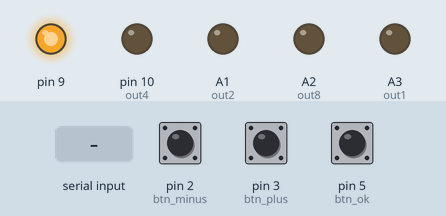
The program below on a simulated Arduino Nano, built with avr-gcc and run on an emulated ATmega328P. Parts: output pins drawn as LEDs (lit = HIGH). The inputs (shaded band) are chosen by the test bench; at power-on: pin 5 (btn_ok) HIGH, pin 2 (btn_minus) LOW, pin 3 (btn_plus) LOW. The local clock reads 2024-03-15 10:24:30 at power-on unless the program sets it; EEPROM starts erased; pins used as bus, display or sensor lines are not drawn.

Above: at 1.2 s.
1.3 s: "90,45,200\n" received over Serial
4.3 s: pin 5 (btn_ok) pulled LOW for 0.15 s
At 4.94 s:
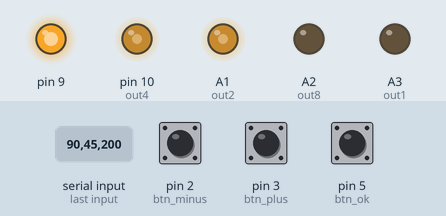
7.3 s: "30,150,10\n" received over Serial
At 9.0 s:
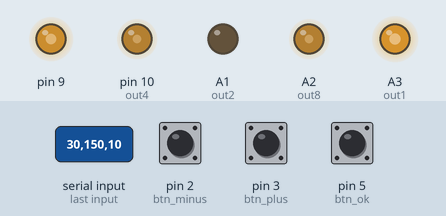
10.3 s: pin 5 (btn_ok) pulled LOW for 1 s
14.3 s: pin 5 (btn_ok) pulled LOW for 0.15 s
At 15.77 s:
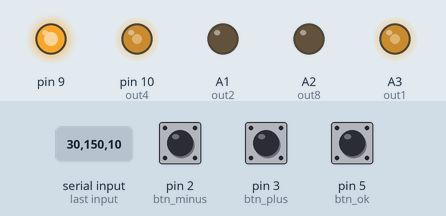
17.3 s: "90,45\n" received over Serial
At 19.01 s:
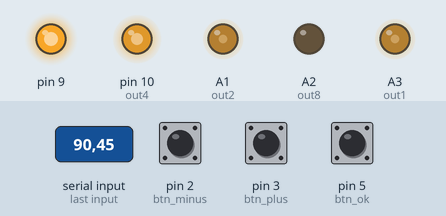
Timing chart, 0 to 21.3 s (numbered marks = the images above; inputs shaded):
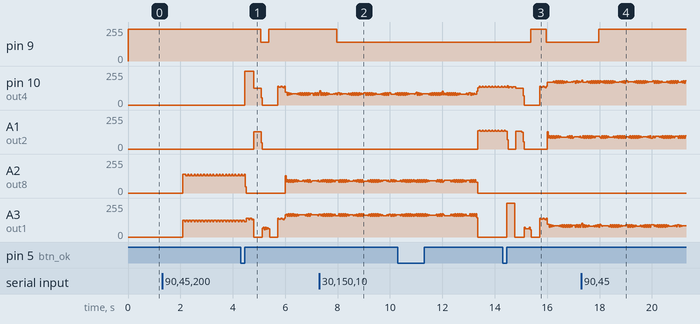

The program:

main.cpp
```cpp
#include <DS3231.h>
#include <Wire.h>
#include <EEPROM.h>
unsigned long tim = 0;
unsigned long blink_timer = 0;
unsigned long lp_millis = 0;
byte last_minute = 0;
byte digit[4];
bool blink_flag = 1;
bool on_off_flag = 0;
bool lp_rst = 0;
bool night_mode = 0;
bool show_date = 0;
bool force_update = true;
byte night_mode_val = 140;
byte day_mode_val = 240;
byte date_tick = 0;
byte show_date_evry_sec = 20;
byte show_date_for = 5;
byte hour_offset = 0;
///////////////////////
unsigned int lp_interval = 2000;
unsigned int click_time = 300;
///////////////////////
unsigned long click_interval = 0;
bool mode = 0;
bool is_click = true;
byte type_of_scroll = 1; // 0 - no scroll // 1 - scroll all // 2 - scroll update
byte hlat_time_global = 60;

byte btn_plus = 3;
byte btn_ok = 5;
byte btn_minus = 2;

byte out1 = A3;
byte out2 = A1;
byte out4 = 10;
byte out8 = A2;

byte key1 = 8;
byte key2 = 7;
byte key3 = 6;
byte key4 = 4;
byte Hog1 = 11;
DS3231 Clock;
bool h12 = false;
bool time_mode = false;
bool PM = false;
byte month, date, hour, minute;

void setPwmFrequency(int pin, int divisor)
{
	byte mmode;
	if (pin == 5 || pin == 6 || pin == 9 || pin == 10)
	{
		switch (divisor)
		{
		case 1:
			mmode = 0x01;
			break;
		case 8:
			mmode = 0x02;
			break;
		case 64:
			mmode = 0x03;
			break;
		case 256:
			mmode = 0x04;
			break;
		case 1024:
			mmode = 0x05;
			break;
		default:
			return;
		}
		if (pin == 5 || pin == 6)
		{
			TCCR0B = (TCCR0B & 0b11111000) | mmode;
		}
		else
		{
			TCCR1B = (TCCR1B & 0b11111000) | mmode;
		}
	}
	else if (pin == 3 || pin == 11)
	{
		switch (divisor)
		{
		case 1:
			mmode = 0x01;
			break;
		case 8:
			mmode = 0x02;
			break;
		case 32:
			mmode = 0x03;
			break;
		case 64:
			mmode = 0x04;
			break;
		case 128:
			mmode = 0x05;
			break;
		case 256:
			mmode = 0x06;
			break;
		case 1024:
			mmode = 0x07;
			break;
		default:
			return;
		}
		TCCR2B = (TCCR2B & 0b11111000) | mmode;
	}
}

void setNumber(byte);
bool long_press(byte, unsigned int);
void menu();
void show(int, int);

void ReadDS3231(bool with_offset = true)
{
	minute = Clock.getMinute();
	hour = Clock.getHour(h12, PM);
	if(with_offset){
		hour = hour + hour_offset;
		if (hour > 23)
		{
			hour = hour - 24;
		}
	}
}

void setup()
{
	// TCCR1B=TCCR1B&0b11111000|0x01;
	setPwmFrequency(9, 1);
	analogWrite(9, day_mode_val);

	// Start the I2C interface
	Wire.begin();
	pinMode(out1, OUTPUT);
	pinMode(out2, OUTPUT);
	pinMode(out4, OUTPUT);
	pinMode(out8, OUTPUT);

	pinMode(key1, OUTPUT);
	pinMode(key2, OUTPUT);
	pinMode(key3, OUTPUT);
	pinMode(key4, OUTPUT);
	pinMode(Hog1, OUTPUT);
	if(EEPROM.read(0) == 255){
		// the EEPROM is empty, set the default value
		EEPROM.write(time_mode, 0);
		EEPROM.write(night_mode, 0);
		EEPROM.write(type_of_scroll, 1);
		EEPROM.write(show_date, 0);
		EEPROM.write(hour_offset, 0);
	}
	time_mode = EEPROM.read(0);
	night_mode = EEPROM.read(1);
	type_of_scroll = EEPROM.read(2);
	show_date = EEPROM.read(3);
	hour_offset = EEPROM.read(4);

	ReadDS3231();
	Serial.begin(115200);
	Serial.setTimeout(1);
}

void blinker()
{
	// if we have data in the serial port, read it
	if (Serial.available() > 0)
	{
		// we are expecting a string containing time in the following format: hh:mm:ss
		// read the string
		String timeStr = Serial.readString();
		// if string doesn't end with a newline we skip it
		if (timeStr[timeStr.length() - 1] == '\n'){
			// parse the string to extract the hours, minutes and seconds
			byte buff_hour = timeStr.substring(0, 2).toInt();
			byte buff_minute = timeStr.substring(3, 5).toInt();
			byte buff_second = timeStr.substring(6, 8).toInt();
			// set the time
			Clock.setHour(buff_hour);
			Clock.setMinute(buff_minute);
			Clock.setSecond(buff_second);
		}
	}
	if (millis() - blink_timer >= 1000 || force_update)
	{
		blink_timer = millis();
		blink_flag = !blink_flag;
		if (!mode)
			ReadDS3231();
	}
	if ((night_mode && hour >= 22) || (hour <= 7 && !time_mode))
	{
		analogWrite(9, night_mode_val);
	}
	else
	{
		analogWrite(9, day_mode_val);
	}
	if (time_mode && !h12)
	{
		if (hour > 12)
		{
			hour = hour - 12;
		}
	}
}

void antiotrav(int dig, int key, byte hlat_time = 60);

void quick_antiotrav(unsigned int time_mks_burn = 150)
{
	analogWrite(9, night_mode_val);
	digitalWrite(key1, HIGH);
	digitalWrite(key2, HIGH);
	digitalWrite(key3, HIGH);
	digitalWrite(key4, HIGH);
	for (byte number = 0; number < 9; number++)
	{
		setNumber(number);
		delayMicroseconds(time_mks_burn);
	}
	analogWrite(9, day_mode_val);
}

void loop()
{
	if (long_press(btn_ok, lp_interval) && digitalRead(btn_minus) == LOW && digitalRead(btn_plus) == LOW)
	{
		menu();
	}
	// second blinker and clock update
	blinker();
	if (date_tick >= show_date_evry_sec && !force_update)
	{
		if (date_tick >= show_date_evry_sec + show_date_for)
		{
			date_tick = 0;
		}
	}
	else
	{
		if (minute != last_minute || force_update)
		{
			if (type_of_scroll == 1)
			{
				antiotrav(0, key1, hlat_time_global);
				digit[0] = hour / 10;
				antiotrav(1, key2, hlat_time_global);
				digit[1] = hour % 10;
				antiotrav(2, key3, hlat_time_global);
				digit[2] = minute / 10;
				antiotrav(3, key4, hlat_time_global);
				digit[3] = minute % 10;
			}
			else if (type_of_scroll == 0)
			{
				digit[0] = hour / 10;
				digit[1] = hour % 10;
				digit[2] = minute / 10;
				digit[3] = minute % 10;
				quick_antiotrav();
			}
			else if (type_of_scroll == 2)
			{
				if (digit[0] != hour / 10)
				{
					antiotrav(0, key1, hlat_time_global);
					digit[0] = hour / 10;
				}
				else
				{
					digit[0] = hour / 10;
					quick_antiotrav();
				}
				if (digit[1] != hour % 10)
				{
					antiotrav(1, key2, hlat_time_global);
					digit[1] = hour % 10;
				}
				else
				{
					digit[1] = hour % 10;
					quick_antiotrav();
				}
				if (digit[2] != minute / 10)
				{
					antiotrav(2, key3, hlat_time_global);
					digit[2] = minute / 10;
				}
				else
				{
					digit[2] = minute / 10;
				}
				if (digit[3] != minute % 10)
				{
					antiotrav(3, key4, hlat_time_global);
					digit[3] = minute % 10;
				}
				else
				{
					digit[3] = minute % 10;
				}
			}
			force_update = false;
		}
	}
	last_minute = minute;
	show(digit[0], key1);
	show(digit[1], key2);
	show(10, Hog1);
	show(digit[2], key3);
	show(digit[3], key4);
}

void show(int number, int digit)
{
	if (number == 10)
	{
		delayMicroseconds(300);
		digitalWrite(digit, blink_flag);
		delayMicroseconds(10);
		digitalWrite(digit, LOW);
	}
	else if (number < 10)
	{
		delayMicroseconds(300);
		setNumber(number);
		digitalWrite(digit, HIGH);
		delayMicroseconds(2500);
		digitalWrite(digit, LOW);
	}
}
void setNumber(byte num)
{
	switch (num)
	{
	case 0:
		digitalWrite(out1, LOW);
		digitalWrite(out2, LOW);
		digitalWrite(out4, LOW);
		digitalWrite(out8, LOW);
		break;
	case 1:
		digitalWrite(out1, HIGH);
		digitalWrite(out2, LOW);
		digitalWrite(out4, LOW);
		digitalWrite(out8, LOW);
		break;
	case 2:
		digitalWrite(out1, LOW);
		digitalWrite(out2, HIGH);
		digitalWrite(out4, LOW);
		digitalWrite(out8, LOW);
		break;
	case 3:
		digitalWrite(out1, HIGH);
		digitalWrite(out2, HIGH);
		digitalWrite(out4, LOW);
		digitalWrite(out8, LOW);
		break;
	case 4:
		digitalWrite(out1, LOW);
		digitalWrite(out2, LOW);
		digitalWrite(out4, HIGH);
		digitalWrite(out8, LOW);
		break;
	case 5:
		digitalWrite(out1, HIGH);
		digitalWrite(out2, LOW);
		digitalWrite(out4, HIGH);
		digitalWrite(out8, LOW);
		break;
	case 6:
		digitalWrite(out1, LOW);
		digitalWrite(out2, HIGH);
		digitalWrite(out4, HIGH);
		digitalWrite(out8, LOW);
		break;
	case 7:
		digitalWrite(out1, HIGH);
		digitalWrite(out2, HIGH);
		digitalWrite(out4, HIGH);
		digitalWrite(out8, LOW);
		break;
	case 8:
		digitalWrite(out1, LOW);
		digitalWrite(out2, LOW);
		digitalWrite(out4, LOW);
		digitalWrite(out8, HIGH);
		break;
	case 9:
		digitalWrite(out1, HIGH);
		digitalWrite(out2, LOW);
		digitalWrite(out4, LOW);
		digitalWrite(out8, HIGH);
		break;
	}
}
void light_up_rest(int dig_orig)
{
	switch (dig_orig)
	{
	case 0:
		blinker();
		show(10, Hog1);
		show(digit[1], key2);
		show(digit[2], key3);
		show(digit[3], key4);
		break;
	case 1:
		blinker();
		show(10, Hog1);
		show(digit[0], key1);
		show(digit[2], key3);
		show(digit[3], key4);
		break;
	case 2:
		blinker();
		show(10, Hog1);
		show(digit[0], key1);
		show(digit[1], key2);
		show(digit[3], key4);
		break;
	case 3:
		blinker();
		show(10, Hog1);
		show(digit[0], key1);
		show(digit[1], key2);
		show(digit[2], key3);
	}
}
int sub(int to_sub)
{
	if (to_sub >= 10)
	{
		return to_sub - 10;
	}
	return to_sub;
}
void antiotrav(int dig, int key, byte hlat_time = 60)
{
	tim = millis();
	byte i = 1;
	i = digit[dig];
	for (int i = 0; i < 11; i++)
	{
		while (millis() - tim <= hlat_time)
		{
			show(sub(digit[dig] + i), key);
			light_up_rest(dig);
		}
		tim = millis();
	}
}
bool long_press(byte pin, unsigned int time_to_press)
{
	if (digitalRead(pin) == LOW)
		lp_rst = false;
	if (digitalRead(pin) == HIGH && !lp_rst)
	{
		if (!on_off_flag)
			lp_millis = millis();
		on_off_flag = true;
	}
	else
	{
		lp_millis = millis();
		on_off_flag = false;
	}
	if (on_off_flag && digitalRead(pin) == HIGH && millis() - lp_millis >= time_to_press)
	{
		lp_millis = millis();
		on_off_flag = false;
		lp_rst = true;
		is_click = false;
		return true;
	}
	else
	{
		return false;
	}
}
bool click(byte pin)
{
	if (digitalRead(pin) == HIGH && millis() - click_interval >= click_time && is_click)
	{
		click_interval = millis();
		return true;
	}

	return false;
}
void menu()
{
	mode = true;
	byte curr_menu = 0;
	bool in_menu = true;
	bool in_sub_sub_menu = true;
	while (in_menu)
	{
		switch (curr_menu)
		{
		case 0:
			// hour
			ReadDS3231(false);
			while (in_sub_sub_menu)
			{
				if (digitalRead(btn_ok) == LOW)
				{
					is_click = true;
				}
				digit[0] = hour / 10;
				digit[1] = hour % 10;
				blink_flag = true;
				if (hour < 10)
					digit[0] = 0;
				show(digit[0], key1);
				show(digit[1], key2);
				show(10, Hog1);
				if (click(btn_plus))
				{
					if (hour < 23)
						hour++;
					else
						hour = 0;
				}
				if (click(btn_minus))
				{
					if (hour > 0)
						hour--;
					else
						hour = 23;
				}
				if (click(btn_ok))
				{
					in_sub_sub_menu = false;
					Clock.setHour(hour);
				}
			}
			in_sub_sub_menu = true;
			curr_menu = 1;
			break;
		case 1:
			// minute
			while (in_sub_sub_menu)
			{
				if (digitalRead(btn_ok) == LOW)
				{
					is_click = true;
				}
				digit[2] = minute / 10;
				digit[3] = minute % 10;
				blink_flag = true;
				show(digit[2], key3);
				show(digit[3], key4);
				show(10, Hog1);
				if (click(btn_plus))
				{
					if (minute < 59)
						minute++;
					else
						minute = 0;
				}
				if (click(btn_minus))
				{
					if (minute > 0)
						minute--;
					else
						minute = 59;
				}
				if (click(btn_ok))
				{
					in_sub_sub_menu = false;
					Clock.setMinute(minute);
					Clock.setSecond(0);
				}
			}
			in_sub_sub_menu = true;
			curr_menu = 2;
			break;
		case 2:
			// 24h vs 12h
			while (in_sub_sub_menu)
			{
				if (time_mode)
				{
					show(1, key2);
					show(2, key3);
				}
				else
				{
					show(2, key2);
					show(4, key3);
				}
				if (click(btn_minus) || click(btn_plus))
				{
					time_mode = !time_mode;
				}
				if (click(btn_ok))
				{
					in_sub_sub_menu = false;
					EEPROM.write(0, time_mode);
					curr_menu = 3;
				}
			}
			break;
		case 3:
			// date
			//   while(in_sub_sub_menu){
			//   if(digitalRead(btn_ok) == LOW){
			//     is_click = true;
			//   }
			//   show(0, key1);
			//   show(0, key2);
			//   show(0, key3);
			//   show(show_date, key4);
			//   show(10, Hog1);
			//   if(click(btn_minus) || click(btn_plus))
			//     show_date = !show_date;
			//   if(click(btn_ok)){
			//     in_sub_sub_menu = false;
			//     EEPROM.write(3, show_date);
			//   }
			//   }
			// in_sub_sub_menu = true;
			// if(show_date){
			//   while(in_sub_sub_menu){
			//     show(0, key1);
			//     show(0, key2);
			//     show(0, key3);
			//     show(show_date, key4);
			//     show(10, Hog1);
			//   }
			// }
			curr_menu = 4;

			break;
		case 4:
			in_sub_sub_menu = true;
			// night mode? 1/0
			while (in_sub_sub_menu)
			{
				show(0, key1);
				show(0, key2);
				show(0, key3);
				show(night_mode, key4);
				if (click(btn_minus) || click(btn_plus))
					night_mode = !night_mode;
				if (night_mode)
				{
					analogWrite(9, night_mode_val);
				}
				else
				{
					analogWrite(9, day_mode_val);
				}
				if (click(btn_ok))
				{
					in_sub_sub_menu = false;
					EEPROM.write(1, night_mode);
					curr_menu = 5;
					analogWrite(9, day_mode_val);
				}
			}
			break;
		case 5:
			in_sub_sub_menu = true;
			// 0 - no scroll // 1 - scroll all // 2 - scroll update
			while (in_sub_sub_menu)
			{
				show(0, key1);
				show(0, key2);
				// show(0, key3);
				show(type_of_scroll, key4);
				if (click(btn_plus))
				{
					if (type_of_scroll < 2)
						type_of_scroll++;
					else
						type_of_scroll = 0;
				}
				if (click(btn_minus))
				{
					if (type_of_scroll > 0)
						type_of_scroll--;
					else
						type_of_scroll = 2;
				}
				if (click(btn_ok))
				{
					in_sub_sub_menu = false;
					EEPROM.write(2, type_of_scroll);
					curr_menu = 6;
				}
			}
			break;
		case 6:
			// hour offset (time zone)
			in_sub_sub_menu = true;
			while (in_sub_sub_menu)
			{
				show(0, key1);
				//show(0, key2);
				digit[2] = hour_offset / 10;
				digit[3] = hour_offset % 10;
				blink_flag = false;
				show(digit[2], key3);
				show(digit[3], key4);
				show(10, Hog1);

				if (click(btn_plus))
				{
					if (hour_offset < 23)
						hour_offset++;
					else
						hour_offset = 0;
				}
				if (click(btn_minus))
				{
					if (hour_offset > 0)
						hour_offset--;
					else
						hour_offset = 23;
				}

				if (click(btn_ok))
				{
					in_sub_sub_menu = false;
					EEPROM.write(4, hour_offset);
					curr_menu = 0;
					in_menu = false;
				}
			}
			break;
		}
	}
	mode = false;
	force_update = true;
}
```

Measured:
- after the input at 4.3 s, pin 9: 240/255 → 140/255 after 0.77 s, → 240/255 0.29 s later; A1 (out2): 0/255 → 130/255 after 0.50 s, → 0/255 0.28 s later
- after the input at 7.3 s, pin 9: 240/255 → 140/255 after 0.68 s
- after the input at 14.3 s, pin 9: 140/255 → 240/255 after 1.1 s, → 140/255 0.60 s later
- after the input at 17.3 s, pin 9: 140/255 → 240/255 after 0.68 s
